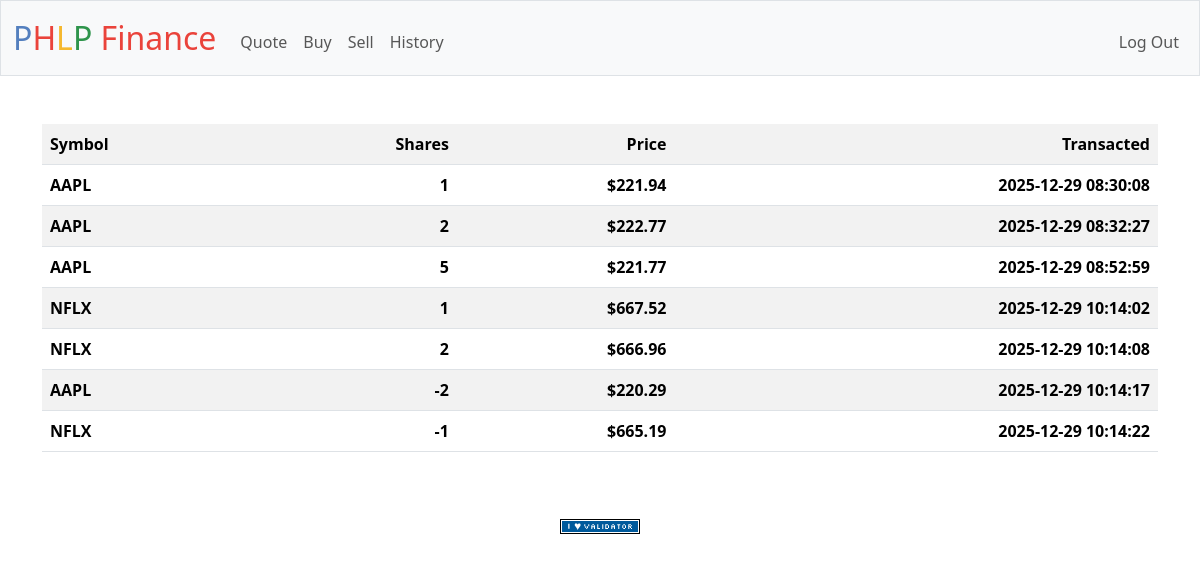
Screenshot of /history (signed in) with the database file from the repository.
### tables this page shows
CREATE TABLE transactions(
                    userid TEXT NOT NULL,
                    username TEXT NOT NULL,
                    purchase_symbol TEXT NOT NULL,
                    purchase_shares INTEGER NOT NULL,
                    purchase_price REAL NOT NULL,
                    event_date TEXT NOT NULL,
                    PRIMARY KEY (userid, event_date, purchase_symbol, purchase_shares)
        );

### app.py (the view)
@app.route("/history")
@login_required
def history():
    conn = get_db_connection()
    cur = conn.cursor()
    cur.execute(
        """
        select
            purchase_symbol as symbol,
            purchase_shares as shares,
            purchase_price as price,
            event_date as transacted
        from transactions
        where userid = ?
        """, (session["user_id"],)
    )
    records = cur.fetchall()
    conn.close()
    return render_template("history.html", records=records)

### app.py (called while the page is built)
def get_db_connection():
    conn = sqlite3.connect(DB_PATH)
    conn.row_factory = sqlite3.Row  # return rows as dict-like objects
    return conn

@app.after_request
def after_request(response):
    response.headers["Cache-Control"] = "no-cache, no-store, must-revalidate"
    response.headers["Expires"] = 0
    response.headers["Pragma"] = "no-cache"
    return response

### helpers.py (called while the page is built)
def login_required(f):
    @wraps(f)
    def decorated_function(*args, **kwargs):
        if session.get("user_id") is None:
            return redirect("/login")
        return f(*args, **kwargs)
    return decorated_function

def usd(value):
    return f"${value:,.2f}"

### templates/history.html (shortened to what this page needs)
{% extends "layout.html" %}
{% block main %}
<table class="table table-striped">
    <tr>
        <th class="text-start">Symbol</th>
        <th class="text-end">Shares</th>
        <th class="text-end">Price</th>
        <th class="text-end">Transacted</th>
    </tr>
    {% for record in records %}
    <tr>
        <th class="text-start">{{ record.symbol }}</th>
        <th class="text-end">{{ record.shares }}</th>
        <th class="text-end">{{ record.price | usd }}</th>
        <th class="text-end">{{ record.transacted }}
    </tr>
    {% endfor%}
</table>
{% endblock %}

### templates/layout.html (shortened to what this page needs)
<!DOCTYPE html>
<html lang="en">
    <head>
        <link href="https://cdn.jsdelivr.net/npm/bootstrap@5.3.3/dist/css/bootstrap.min.css" rel="stylesheet">
        <link href="/static/styles.css" rel="stylesheet">
    </head>
    <body>
        <nav class="bg-light border navbar navbar-expand-md navbar-light">
            <div class="container-fluid">
                <a class="navbar-brand" href="/"><span class="blue">P</span><span class="red">H</span><span class="yellow">L</span><span class="green">P</span> <span class="red">Finance</span></a>
                <div class="collapse navbar-collapse" id="navbar">
                    {% if session["user_id"] %}
                        <ul class="navbar-nav me-auto mt-2">
                            <li class="nav-item"><a class="nav-link" href="/quote">Quote</a></li>
                            <li class="nav-item"><a class="nav-link" href="/buy">Buy</a></li>
                            <li class="nav-item"><a class="nav-link" href="/sell">Sell</a></li>
                            <li class="nav-item"><a class="nav-link" href="/history">History</a></li>
                        </ul>
                        <ul class="navbar-nav ms-auto mt-2">
                            <li class="nav-item"><a class="nav-link" href="/logout">Log Out</a></li>
                        </ul>
                    {% else %}
                        <ul class="navbar-nav ms-auto mt-2">
                            <li class="nav-item"><a class="nav-link" href="/register">Register</a></li>
                            <li class="nav-item"><a class="nav-link" href="/login">Log In</a></li>
                        </ul>
                    {% endif %}
                </div>
            </div>
        </nav>
        <main class="container py-5 text-center">
            {% block main %}{% endblock %}
        </main>
        <footer class="mb-5">
            <form action="https://validator.w3.org/check" class="text-center" enctype="multipart/form-data" method="post" target="_blank">
                <input alt="Validate" src="/static/I_heart_validator.png" type="image">
            </form>
        </footer>
    </body>
</html>

### static/styles.css (style rules this page uses)
nav .navbar-brand { font-size: xx-large; }
nav .navbar-brand .blue { color: #537fbe; }
nav .navbar-brand .red { color: #ea433b; }
nav .navbar-brand .yellow { color: #f5b82e; }
nav .navbar-brand .green { color: #2e944b; }

### rows the page displays
transactions: symbol "AAPL", shares "1", price "$221.94", transacted "2025-12-29 08:30:08"
transactions: symbol "AAPL", shares "2", price "$222.77", transacted "2025-12-29 08:32:27"
transactions: symbol "AAPL", shares "5", price "$221.77", transacted "2025-12-29 08:52:59"
transactions: symbol "NFLX", shares "1", price "$667.52", transacted "2025-12-29 10:14:02"
transactions: symbol "NFLX", shares "2", price "$666.96", transacted "2025-12-29 10:14:08"
transactions: symbol "AAPL", shares "-2", price "$220.29", transacted "2025-12-29 10:14:17"
transactions: symbol "NFLX", shares "-1", price "$665.19", transacted "2025-12-29 10:14:22"
